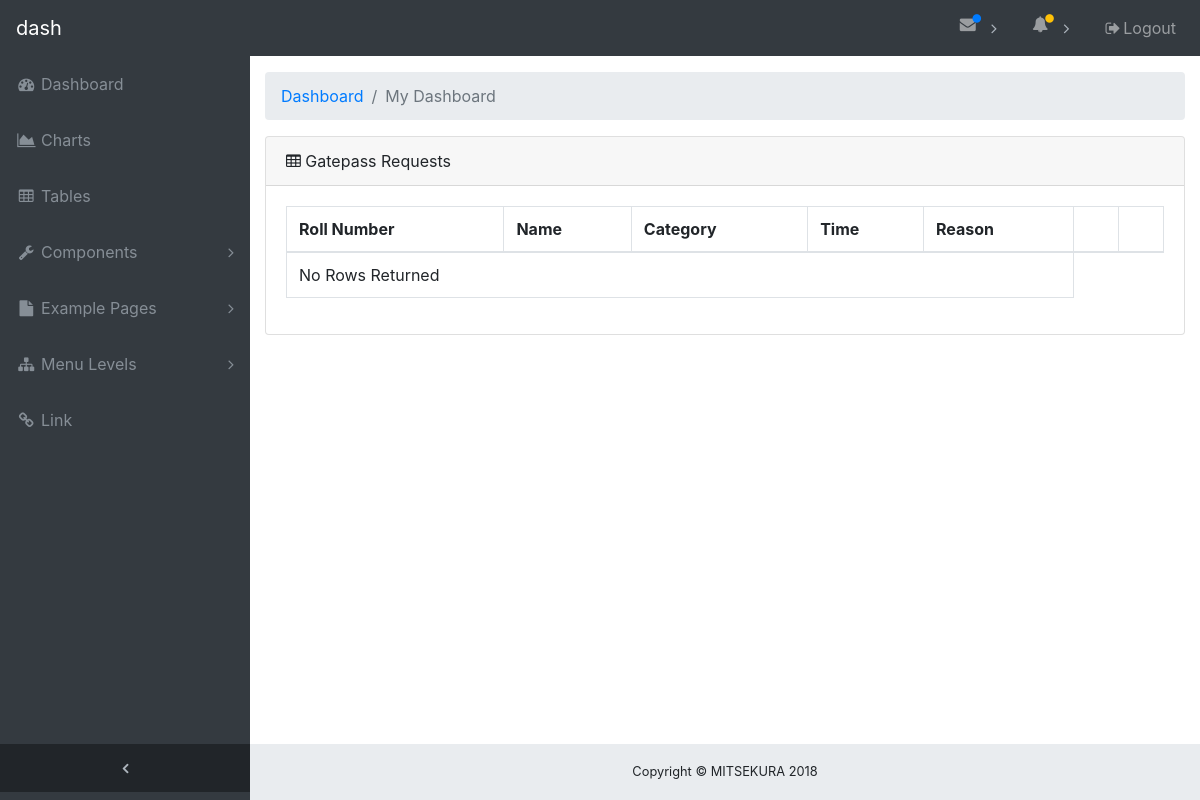
Page /faculty/faculty.php (signed in) on the earlier database version.
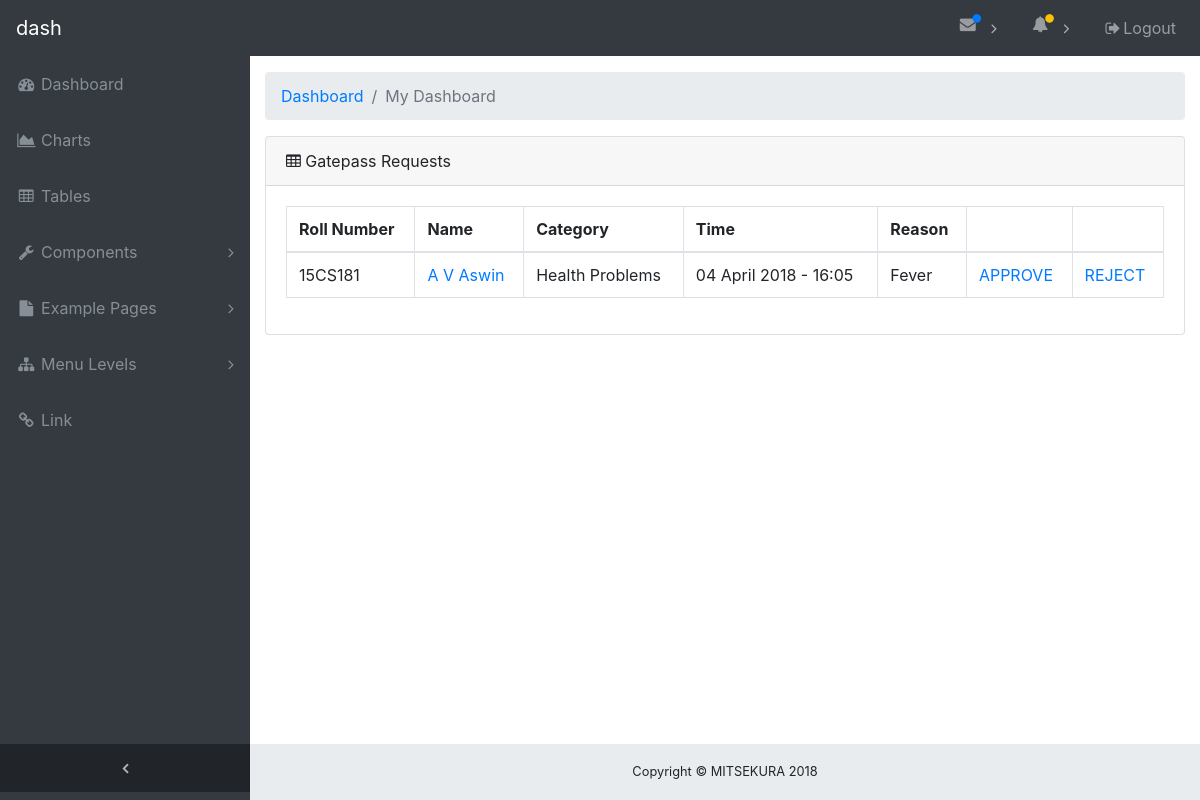
Same page on the later database version.
### tables this page shows
CREATE TABLE IF NOT EXISTS `request` (
  `reqid` int(11) NOT NULL AUTO_INCREMENT,
  `regno` varchar(20) NOT NULL,
  `cat` varchar(20) DEFAULT NULL,
  `reason` text,
  `exp_time` varchar(200) DEFAULT NULL,
  `curr_time` datetime DEFAULT NULL,
  `STATUS` varchar(30) NOT NULL DEFAULT 'WAITING_FACULTY_APPROVAL',
  `fappr_time` datetime DEFAULT NULL,
  `hodappr_time` datetime DEFAULT NULL,
  `officeappr_time` datetime DEFAULT NULL,
  `out_time` datetime DEFAULT NULL,
  `office_regno` varchar(20) DEFAULT NULL,
  `guard_regno` varchar(30) DEFAULT NULL,
  `ffor_time` datetime DEFAULT NULL,
  `fa_hod_msg` text,
  PRIMARY KEY (`reqid`)
);

CREATE TABLE IF NOT EXISTS `student` (
  `s_regno` varchar(20) NOT NULL,
  `name` varchar(30) DEFAULT NULL,
  `branch` varchar(10) DEFAULT NULL,
  `batch` varchar(10) DEFAULT NULL,
  `photo` varchar(200) DEFAULT NULL,
  `fad_regno` varchar(20) DEFAULT NULL,
  `fad2_regno` varchar(30) DEFAULT NULL,
  `hod_regno` varchar(20) DEFAULT NULL,
  `parent_email` varchar(100) DEFAULT 'mitsekura@gmail.com',
  `parent` varchar(100) DEFAULT NULL,
  `email` varchar(100) NOT NULL DEFAULT 'mitsekura@gmail.com',
  `mobno` varchar(10) DEFAULT '0',
  `parent_mobno` varchar(10) DEFAULT NULL,
  `gender` varchar(10) DEFAULT NULL,
  PRIMARY KEY (`s_regno`),
  KEY `s_regno` (`s_regno`)
);

### db/dboperations.php (called while the page is built, shortened)
<?php
include_once 'dbconnect.php';
class User {
    var $dbObj;
    public function __construct() {
        $this->dbObj = new db();
    }
    public function activity_log($regno)
	{
	$sql = "select r.reqid,r.regno,r.cat,r.reason,r.exp_time,s.name,s.photo,s.branch,s.batch from request r,student s where r.regno=s.s_regno and status='WAITING_FACULTY_APPROVAL' and s.fad_regno='$regno' order by r.reqid desc";
		return $this->dbObj->ExecuteQuery($sql, 1);
	}
}
?>

### db/dbconnect.php (called while the page is built, shortened)
<?php
class db {
    public $host = "localhost";
    public $user = "mitsekura";
    public $password = "team20team20";
    public $databse = "mitsekura";
    public $con;
    public function Connect() {
        $this->con = mysqli_connect($this->host, $this->user, $this->password, $this->databse);
    }
    public function ExecuteQuery($sql, $type = 1) {
        try {
            $sql = str_replace("''", "null", $sql);
            $data = mysqli_query($this->con, $sql);
            if ($type == 1) {
                $returnData = $data;
            }
        } catch (Exception $exe) {
            $returnData = FALSE;
        }
        return $returnData;
    }
}

### faculty/faculty.php (the view, shortened to what the changed rows need)
<?php
include_once '../db/dboperations.php';
 $objUser = new User();
$act=$objUser->activity_log($_SESSION['regno']);
$no1=mysqli_num_rows( $act );
?>
<html lang="en">
<head>
  <link href="../vendor/bootstrap/css/bootstrap.min.css" rel="stylesheet">
  <link href="../vendor/font-awesome/css/font-awesome.min.css" rel="stylesheet" type="text/css">
  <link href="../vendor/datatables/dataTables.bootstrap4.css" rel="stylesheet">
  <link href="../css/sb-admin.css" rel="stylesheet">
</head>
<body class="fixed-nav sticky-footer bg-dark" id="page-top">
  <div class="content-wrapper">
    <div class="container-fluid">
	  <section id="act">
      <div class="card mb-3">
        <div class="card-body">
          <div class="table-responsive">
            <table class="table table-bordered" id="dataTable" width="100%" cellspacing="0">
              <thead>
                <tr>
                  <th>Roll Number</th>
				  <th>Name</th>
                  <th>Category</th>
                  <th>Time</th>
				  <th>Reason </th>
				  <th></th>
				  <th></th>
                </tr>
              </thead>
              <tbody>
                 <?php
                              if( $no1==0 ){
                                 echo '<tr><td colspan="5">No Rows Returned</td></tr>';
                                 }else{
                                while( $row = mysqli_fetch_assoc( $act ) ){
									$req_id=$row['reqid'];
									$appr="FACULTY_APPROVED";
									$rej="FACULTY_REJECTED";
									$fd=$_SESSION['regno'];
									$url="faculty.php";
                               echo " <tr ><td>{$row['regno']}</td><td><a href='../profile.php?id=$req_id'>{$row['name']}</a></td><td>{$row['cat']}</td><td>{$row['exp_time']}</td> <td>{$row['reason']}</td> <td> <a href='../trans.php?req_id=$req_id&regno=$fd&status=$appr&type=$url'>APPROVE</a></td><td> <a href='../trans.php?req_id=$req_id&regno=$fd&status=$rej&type=$url'>REJECT</a></td></tr>\n";
                                }
                                  }
                                      ?>
              </tbody>
            </table>
          </div>
        </div>
      </div> </section>
    </div>
  </div>
</body>
</html>

Differences in the rows shown:
added request: regno "15CS181", student.name "A V Aswin", cat "Health Problems", exp_time "04 April 2018 - 16:05", reason "Fever"
Other differences:
text no longer shown: "No Rows Returned"
